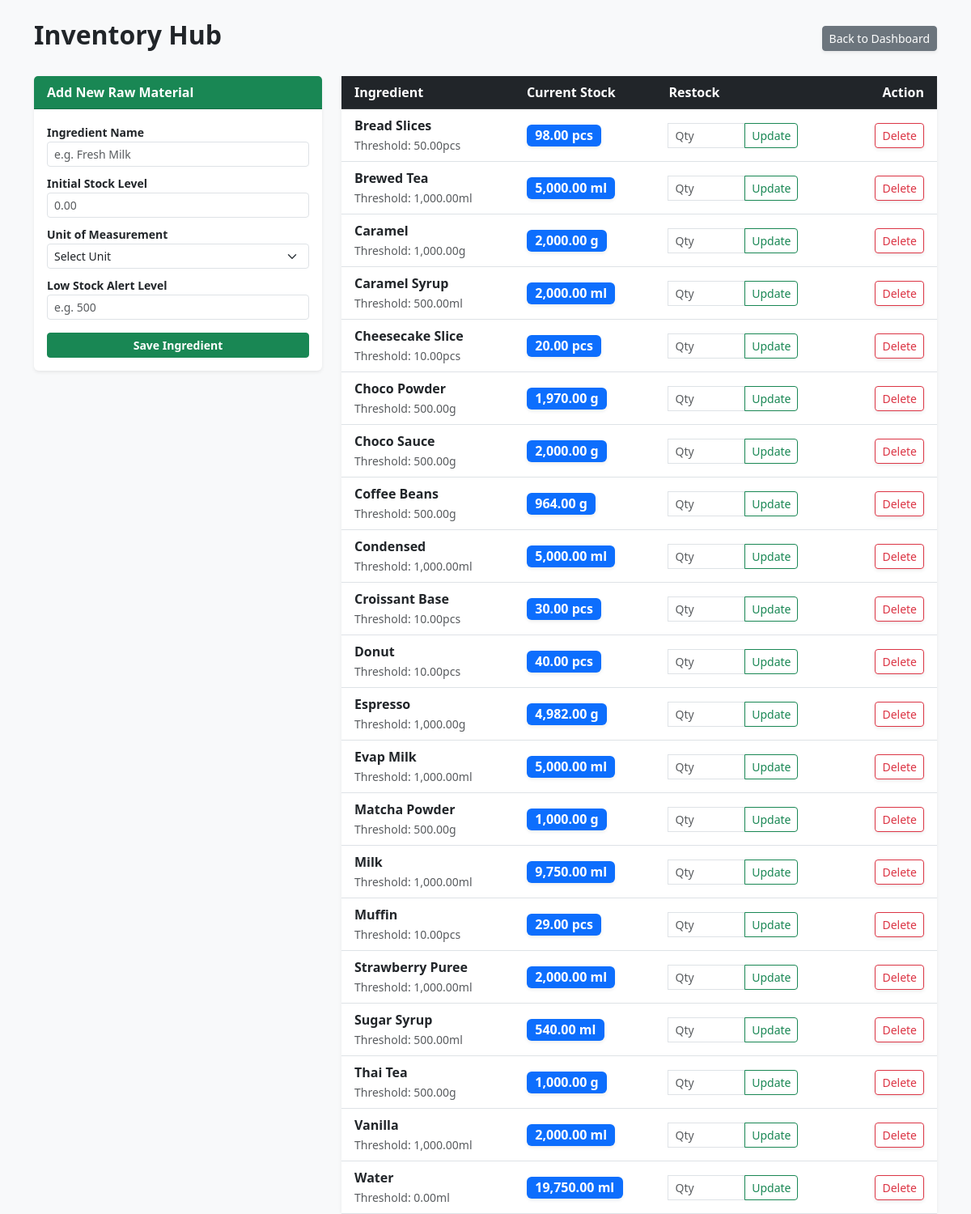
The app's page /inventory.php (signed in) with its own data.
### tables this page shows
CREATE TABLE `ingredients` (
  `id` int(11) NOT NULL,
  `name` varchar(100) NOT NULL,
  `stock_quantity` decimal(10,2) DEFAULT 0.00,
  `unit` varchar(10) NOT NULL,
  `reorder_level` decimal(10,2) DEFAULT 500.00
);

### inventory.php (the view, shortened to what this page needs)
<?php
require_once 'connection/db_connect.php';
include 'header.php';
?>
<div class="container mt-4">
    <div class="d-flex justify-content-between align-items-center mb-4">
        <h2 class="fw-bold">Inventory Hub</h2>
        <a href="dashboard.php" class="btn btn-secondary btn-sm shadow-sm">Back to Dashboard</a>
    </div>
    <div class="row">
        <div class="col-md-4">
            <div class="card shadow-sm border-0 mb-4">
                <div class="card-header bg-success text-white fw-bold">Add New Raw Material</div>
                <div class="card-body">
                    <form method="POST">
                        <div class="mb-2">
                            <label class="small fw-bold">Ingredient Name</label>
                            <input type="text" name="name" class="form-control form-control-sm" placeholder="e.g. Fresh Milk" required>
                        </div>
                        <div class="mb-2">
                            <label class="small fw-bold">Initial Stock Level</label>
                            <input type="number" step="0.01" name="qty" class="form-control form-control-sm" placeholder="0.00" required>
                        </div>
                        <div class="mb-2">
                            <label class="small fw-bold">Unit of Measurement</label>
                            <select name="unit" class="form-select form-select-sm" required>
                                <option value="" disabled selected>Select Unit</option>
                            </select>
                        </div>
                        <div class="mb-3">
                            <label class="small fw-bold">Low Stock Alert Level</label>
                            <input type="number" step="0.01" name="reorder" class="form-control form-control-sm" placeholder="e.g. 500" required>
                        </div>
                        <button type="submit" name="add_ingredient" class="btn btn-success w-100 btn-sm fw-bold">Save Ingredient</button>
                    </form>
                </div>
            </div>
        </div>
        <div class="col-md-8">
            <div class="card shadow-sm border-0">
                <div class="table-responsive">
                    <table class="table table-hover align-middle mb-0">
                        <thead class="table-dark">
                            <tr>
                                <th class="ps-3">Ingredient</th>
                                <th>Current Stock</th>
                                <th>Restock</th>
                                <th class="text-end pe-3">Action</th>
                            </tr>
                        </thead>
                        <tbody>
                            <?php
                            $stmt = $pdo->query("SELECT * FROM ingredients ORDER BY name ASC");
                            while ($ing = $stmt->fetch()):
                                $is_low = $ing['stock_quantity'] <= $ing['reorder_level'];
                            ?>
                                <tr class="<?= $is_low ? 'table-danger' : '' ?>">
                                    <td class="ps-3">
                                        <strong class="text-dark"><?= htmlspecialchars($ing['name']) ?></strong><br>
                                        <small class="text-muted">Threshold: <?= number_format($ing['reorder_level'], 2) ?><?= $ing['unit'] ?></small>
                                    </td>
                                    <td>
                                        <span class="badge <?= $is_low ? 'bg-danger animate-pulse' : 'bg-primary' ?> fs-6 shadow-sm">
                                            <?= number_format($ing['stock_quantity'], 2) ?> <?= $ing['unit'] ?>
                                        </span>
                                    </td>
                                    <td>
                                        <form method="POST" class="input-group input-group-sm" style="max-width: 160px;">
                                            <input type="number" step="0.01" name="add_val" class="form-control" placeholder="Qty" required>
                                            <button type="submit" name="update_stock" class="btn btn-outline-success">Update</button>
                                        </form>
                                    </td>
                                    <td class="text-end pe-3">
                                        <a href="delete_ingredient.php?id=<?= $ing['id'] ?>"
                                           class="btn btn-sm btn-outline-danger shadow-sm"
                                           onclick="return confirm('Deleting this will remove it from any linked recipes. Continue?')">
                                            Delete
                                        </a>
                                    </td>
                                </tr>
                            <?php endwhile; ?>
                        </tbody>
                    </table>
                </div>
            </div>
        </div>
    </div>
</div>

### header.php (shortened to what this page needs)
<!DOCTYPE html>
<html lang="en">
<head>
    <link href="https://cdn.jsdelivr.net/npm/bootstrap@5.3.0/dist/css/bootstrap.min.css" rel="stylesheet">
</head>
<body>

### header.php (style rules this page uses)
body { background-color: #f8f9fa; }

### records on screen
ingredients: name "Bread Slices", reorder_level "50.00", unit "pcs", stock_quantity "98.00"
ingredients: name "Brewed Tea", reorder_level "1,000.00", unit "ml", stock_quantity "5,000.00"
ingredients: name "Caramel", reorder_level "1,000.00", unit "g", stock_quantity "2,000.00"
ingredients: name "Caramel Syrup", reorder_level "500.00", unit "ml", stock_quantity "2,000.00"
ingredients: name "Cheesecake Slice", reorder_level "10.00", unit "pcs", stock_quantity "20.00"
ingredients: name "Choco Powder", reorder_level "500.00", unit "g", stock_quantity "1,970.00"
ingredients: name "Choco Sauce", reorder_level "500.00", unit "g", stock_quantity "2,000.00"
ingredients: name "Coffee Beans", reorder_level "500.00", unit "g", stock_quantity "964.00"
ingredients: name "Condensed", reorder_level "1,000.00", unit "ml", stock_quantity "5,000.00"
ingredients: name "Croissant Base", reorder_level "10.00", unit "pcs", stock_quantity "30.00"
ingredients: name "Donut", reorder_level "10.00", unit "pcs", stock_quantity "40.00"
ingredients: name "Espresso", reorder_level "1,000.00", unit "g", stock_quantity "4,982.00"
ingredients: name "Evap Milk", reorder_level "1,000.00", unit "ml", stock_quantity "5,000.00"
ingredients: name "Matcha Powder", reorder_level "500.00", unit "g", stock_quantity "1,000.00"
ingredients: name "Milk", reorder_level "1,000.00", unit "ml", stock_quantity "9,750.00"
ingredients: name "Muffin", reorder_level "10.00", unit "pcs", stock_quantity "29.00"
ingredients: name "Strawberry Puree", reorder_level "1,000.00", unit "ml", stock_quantity "2,000.00"
ingredients: name "Sugar Syrup", reorder_level "500.00", unit "ml", stock_quantity "540.00"
ingredients: name "Thai Tea", reorder_level "500.00", unit "g", stock_quantity "1,000.00"
ingredients: name "Vanilla", reorder_level "1,000.00", unit "ml", stock_quantity "2,000.00"
ingredients: name "Water", reorder_level "0.00", unit "ml", stock_quantity "19,750.00"
